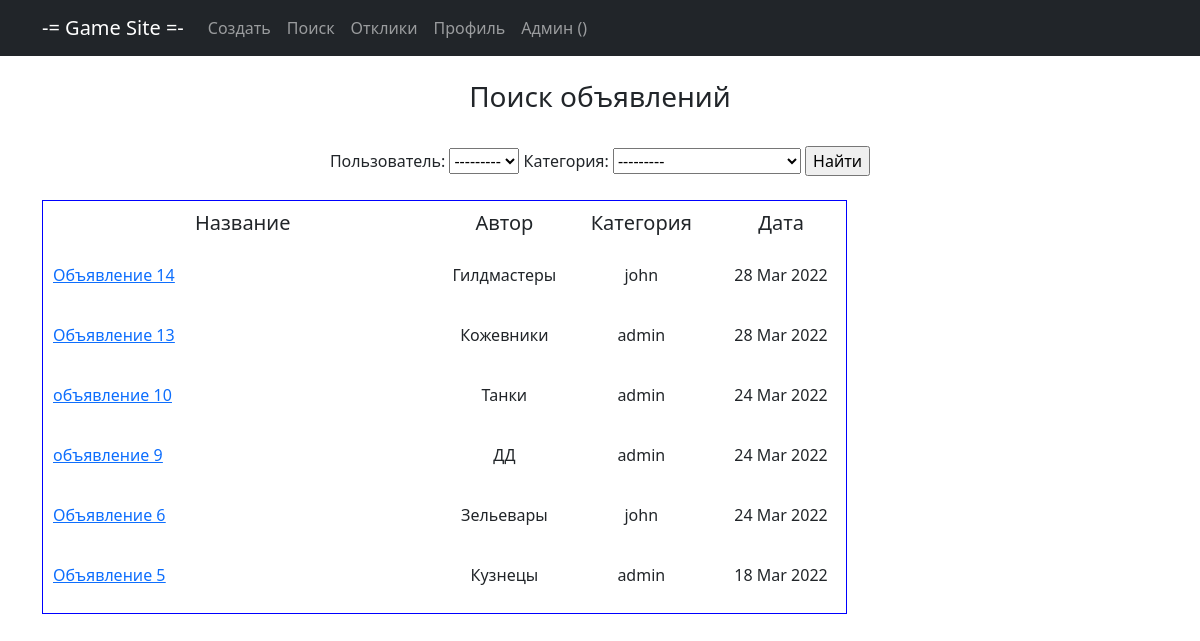
The app's page /search/, older data.
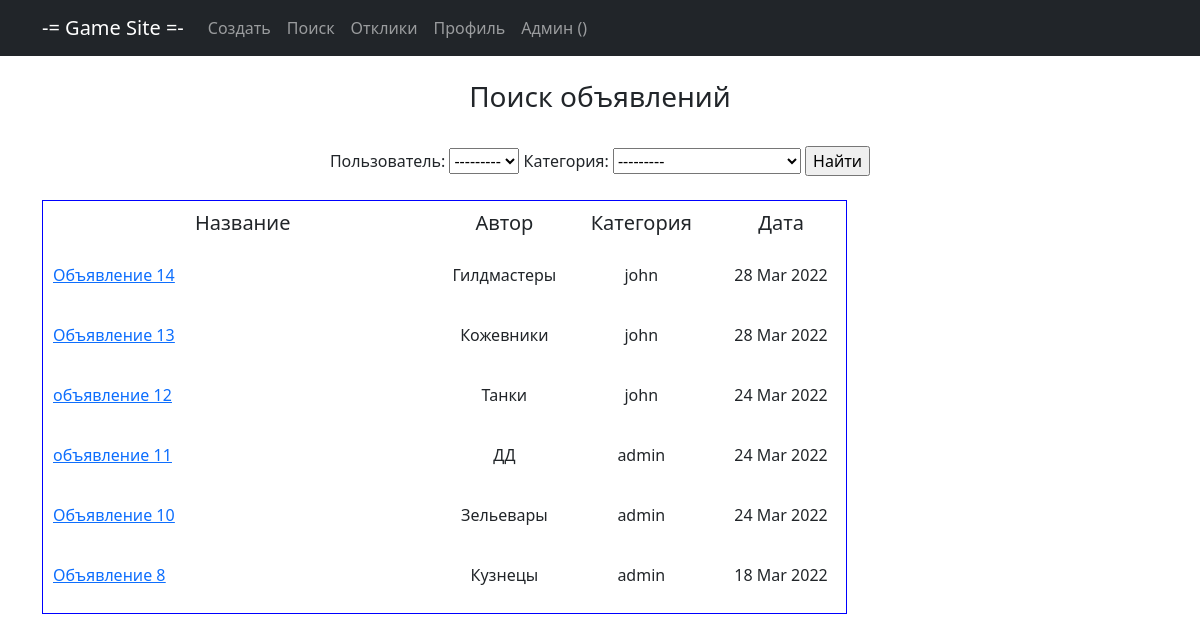
The same page, newer data.
### main/models.py (models this page shows, shortened)
class Note(models.Model):
    title = models.CharField(max_length=128, verbose_name='Название')
    content = RichTextUploadingField(verbose_name='Контент')
    datetime = models.DateTimeField(auto_now_add=True, verbose_name='Дата создания')
    user = models.ForeignKey(User, blank=True, null=True, on_delete=models.CASCADE, verbose_name='Пользователь')
    category = models.ForeignKey(Category, on_delete=models.CASCADE, verbose_name='Категория')

class Category(models.Model):
    name = models.CharField(max_length=64, unique=True, verbose_name='Название')
    def __str__(self):
        return f'{self.name}'

### main/views.py (the view)
# urls.py: path('search/', NoteSearch.as_view(), name='search'),
class NoteSearch(ListView):
    model = Note
    template_name = 'note_search.html'
    context_object_name = 'note'
    ordering = ['-datetime']
    def get_context_data(self, **kwargs):
        context = super().get_context_data(**kwargs)
        context['filter'] = NoteFilter(self.request.GET, queryset=self.get_queryset())
        return context

### templates/note_search.html (shortened to what this page needs)
{% extends 'static/default.html' %}
{% block content %}
<br><h3>Поиск объявлений</h3>
<br><form method="GET">
    {{ filter.form }}
    <input type="submit" value="Найти">
</form><br>
<table cellspacing="5" cellpadding="10" border="1"
       style=" border-spacing : 10px; border-color : blue; border-style: solid;" bgcolor="FFFFFF">
    <tr>
        <td width="400">
            <h5>Название</h5>
        </td>
        <td width="100">
            <h5>Автор</h5>
        </td>
        <td width="150">
            <h5>Категория</h5>
        </td>
        <td width="130">
            <h5>Дата</h5>
        </td>
    </tr>
    {% for note in filter.qs %}
    <tr>
        <td>
            <p align="left"><a href="{% url 'detail' note.id %}"><u>{{ note.title | truncatechars:60 }}</u></a></p>
        </td>
        <td>
            <p align="center">{{ note.category }}</p>
        </td>
        <td>
            <p align="center">{{ note.user }}</p>
        </td>
        <td>
            <p align="center">{{ note.datetime | date:"d M Y" }}</p>
        </td>
    </tr>
    {% endfor %}
</table>
<br>
{% endblock content %}

Row changes from the older to the newer data that the page shows:
changed Note "Объявление 13": user "admin" → "john"
changed Note "Танки": title "объявление 10" → "объявление 12"; user "admin" → "john"
changed Note "ДД": title "объявление 9" → "объявление 11"
changed Note "Зельевары": title "Объявление 6" → "Объявление 10"; user "john" → "admin"
changed Note "Кузнецы": title "Объявление 5" → "Объявление 8"
